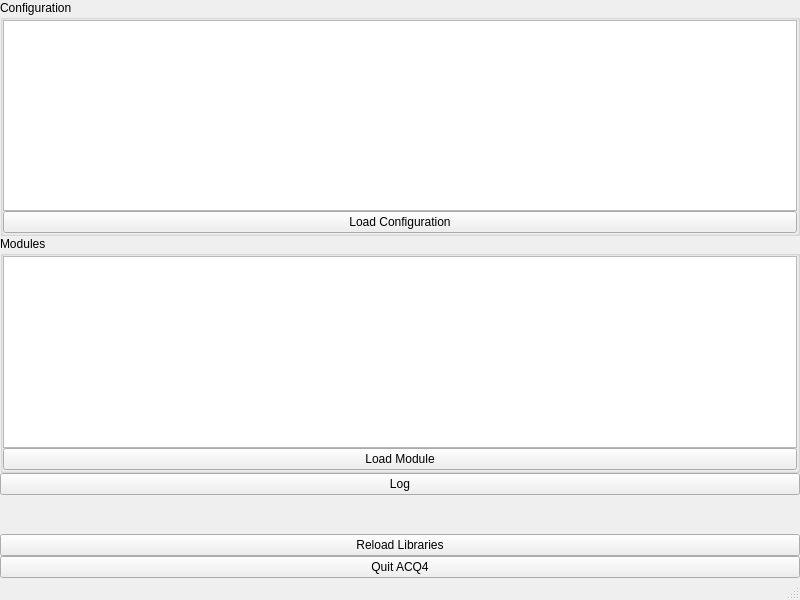
<?xml version="1.0" encoding="UTF-8"?>
<ui version="4.0">
 <class>MainWindow</class>
 <widget class="QMainWindow" name="MainWindow">
  <property name="geometry">
   <rect>
    <x>0</x>
    <y>0</y>
    <width>800</width>
    <height>600</height>
   </rect>
  </property>
  <property name="windowTitle">
   <string>ACQ4 Manager</string>
  </property>
  <property name="styleSheet">
   <string notr="true"/>
  </property>
  <property name="dockOptions">
   <set>QMainWindow::AllowNestedDocks|QMainWindow::AllowTabbedDocks|QMainWindow::AnimatedDocks</set>
  </property>
  <widget class="QWidget" name="centralwidget">
   <layout class="QVBoxLayout" name="verticalLayout_2">
    <property name="spacing">
     <number>0</number>
    </property>
    <property name="margin">
     <number>0</number>
    </property>
    <item>
     <layout class="QVBoxLayout" name="verticalLayout">
      <item>
       <widget class="QGroupBox" name="groupBox">
        <property name="title">
         <string>Configuration</string>
        </property>
        <layout class="QVBoxLayout" name="verticalLayout_3">
         <property name="spacing">
          <number>0</number>
         </property>
         <property name="margin">
          <number>0</number>
         </property>
         <item>
          <widget class="QListWidget" name="configList"/>
         </item>
         <item>
          <widget class="QPushButton" name="loadConfigBtn">
           <property name="text">
            <string>Load Configuration</string>
           </property>
          </widget>
         </item>
        </layout>
       </widget>
      </item>
      <item>
       <widget class="QGroupBox" name="groupBox_2">
        <property name="title">
         <string>Modules</string>
        </property>
        <layout class="QVBoxLayout" name="verticalLayout_4">
         <property name="spacing">
          <number>0</number>
         </property>
         <property name="margin">
          <number>0</number>
         </property>
         <item>
          <widget class="QListWidget" name="moduleList"/>
         </item>
         <item>
          <widget class="QPushButton" name="loadModuleBtn">
           <property name="text">
            <string>Load Module</string>
           </property>
          </widget>
         </item>
        </layout>
       </widget>
      </item>
      <item>
       <widget class="LogButton" name="logBtn">
        <property name="text">
         <string>Log</string>
        </property>
       </widget>
      </item>
      <item>
       <spacer name="verticalSpacer">
        <property name="orientation">
         <enum>Qt::Vertical</enum>
        </property>
        <property name="sizeHint" stdset="0">
         <size>
          <width>20</width>
          <height>40</height>
         </size>
        </property>
       </spacer>
      </item>
      <item>
       <widget class="QPushButton" name="reloadModuleBtn">
        <property name="text">
         <string>Reload Libraries</string>
        </property>
       </widget>
      </item>
      <item>
       <widget class="QPushButton" name="quitBtn">
        <property name="text">
         <string>Quit ACQ4</string>
        </property>
       </widget>
      </item>
     </layout>
    </item>
   </layout>
  </widget>
  <widget class="QStatusBar" name="statusBar"/>
 </widget>
 <customwidgets>
  <customwidget>
   <class>LogButton</class>
   <extends>QPushButton</extends>
   <header>acq4.LogWindow</header>
  </customwidget>
 </customwidgets>
 <resources/>
 <connections/>
</ui>
